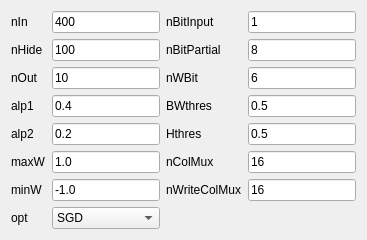
        <widget class="QWidget" name="tab_5">
         <attribute name="title">
          <string>Network</string>
         </attribute>
         <layout class="QHBoxLayout" name="horizontalLayout_4">
          <item>
           <layout class="QFormLayout" name="formLayout">
            <item row="0" column="0">
             <widget class="QLabel" name="label_31">
              <property name="text">
               <string>nIn</string>
              </property>
             </widget>
            </item>
            <item row="1" column="0">
             <widget class="QLabel" name="label_32">
              <property name="text">
               <string>nHide</string>
              </property>
             </widget>
            </item>
            <item row="2" column="0">
             <widget class="QLabel" name="label_33">
              <property name="text">
               <string>nOut</string>
              </property>
             </widget>
            </item>
            <item row="3" column="0">
             <widget class="QLabel" name="label_34">
              <property name="text">
               <string>alp1</string>
              </property>
             </widget>
            </item>
            <item row="4" column="0">
             <widget class="QLabel" name="label_35">
              <property name="text">
               <string>alp2</string>
              </property>
             </widget>
            </item>
            <item row="5" column="0">
             <widget class="QLabel" name="label_36">
              <property name="text">
               <string>maxW</string>
              </property>
             </widget>
            </item>
            <item row="6" column="0">
             <widget class="QLabel" name="label_37">
              <property name="text">
               <string>minW</string>
              </property>
             </widget>
            </item>
            <item row="7" column="0">
             <widget class="QLabel" name="label_38">
              <property name="text">
               <string>opt</string>
              </property>
             </widget>
            </item>
            <item row="0" column="1">
             <widget class="QLineEdit" name="nIn">
              <property name="text">
               <string>400</string>
              </property>
             </widget>
            </item>
            <item row="1" column="1">
             <widget class="QLineEdit" name="nHide">
              <property name="text">
               <string>100</string>
              </property>
             </widget>
            </item>
            <item row="2" column="1">
             <widget class="QLineEdit" name="nOut">
              <property name="text">
               <string>10</string>
              </property>
             </widget>
            </item>
            <item row="3" column="1">
             <widget class="QLineEdit" name="alp1">
              <property name="text">
               <string>0.4</string>
              </property>
             </widget>
            </item>
            <item row="4" column="1">
             <widget class="QLineEdit" name="alp2">
              <property name="text">
               <string>0.2</string>
              </property>
             </widget>
            </item>
            <item row="5" column="1">
             <widget class="QLineEdit" name="maxW">
              <property name="text">
               <string>1.0</string>
              </property>
             </widget>
            </item>
            <item row="6" column="1">
             <widget class="QLineEdit" name="minW">
              <property name="text">
               <string>-1.0</string>
              </property>
             </widget>
            </item>
            <item row="7" column="1">
             <widget class="QComboBox" name="opt">
              <item>
               <property name="text">
                <string>SGD</string>
               </property>
              </item>
              <item>
               <property name="text">
                <string>Momentum</string>
               </property>
              </item>
              <item>
               <property name="text">
                <string>Adagrad</string>
               </property>
              </item>
              <item>
               <property name="text">
                <string>RMSprop</string>
               </property>
              </item>
              <item>
               <property name="text">
                <string>Adam</string>
               </property>
              </item>
             </widget>
            </item>
           </layout>
          </item>
          <item>
           <layout class="QFormLayout" name="formLayout_2">
            <property name="leftMargin">
             <number>0</number>
            </property>
            <item row="0" column="0">
             <widget class="QLabel" name="label_39">
              <property name="text">
               <string>nBitInput</string>
              </property>
             </widget>
            </item>
            <item row="1" column="0">
             <widget class="QLabel" name="label_40">
              <property name="text">
               <string>nBitPartial</string>
              </property>
             </widget>
            </item>
            <item row="2" column="0">
             <widget class="QLabel" name="label_41">
              <property name="text">
               <string>nWBit</string>
              </property>
             </widget>
            </item>
            <item row="3" column="0">
             <widget class="QLabel" name="label_42">
              <property name="text">
               <string>BWthres</string>
              </property>
             </widget>
            </item>
            <item row="4" column="0">
             <widget class="QLabel" name="label_43">
              <property name="text">
               <string>Hthres</string>
              </property>
             </widget>
            </item>
            <item row="5" column="0">
             <widget class="QLabel" name="label_44">
              <property name="text">
               <string>nColMux</string>
              </property>
             </widget>
            </item>
            <item row="6" column="0">
             <widget class="QLabel" name="label_45">
              <property name="text">
               <string>nWriteColMux</string>
              </property>
             </widget>
            </item>
            <item row="0" column="1">
             <widget class="QLineEdit" name="nBitInput">
              <property name="text">
               <string>1</string>
              </property>
             </widget>
            </item>
            <item row="1" column="1">
             <widget class="QLineEdit" name="nBitPartial">
              <property name="text">
               <string>8</string>
              </property>
             </widget>
            </item>
            <item row="2" column="1">
             <widget class="QLineEdit" name="nWBit">
              <property name="text">
               <string>6</string>
              </property>
             </widget>
            </item>
            <item row="3" column="1">
             <widget class="QLineEdit" name="BWthres">
              <property name="text">
               <string>0.5</string>
              </property>
             </widget>
            </item>
            <item row="4" column="1">
             <widget class="QLineEdit" name="Hthres">
              <property name="text">
               <string>0.5</string>
              </property>
             </widget>
            </item>
            <item row="5" column="1">
             <widget class="QLineEdit" name="nColMux">
              <property name="text">
               <string>16</string>
              </property>
             </widget>
            </item>
            <item row="6" column="1">
             <widget class="QLineEdit" name="nWriteColMux">
              <property name="text">
               <string>16</string>
              </property>
             </widget>
            </item>
           </layout>
          </item>
         </layout>
        </widget>
